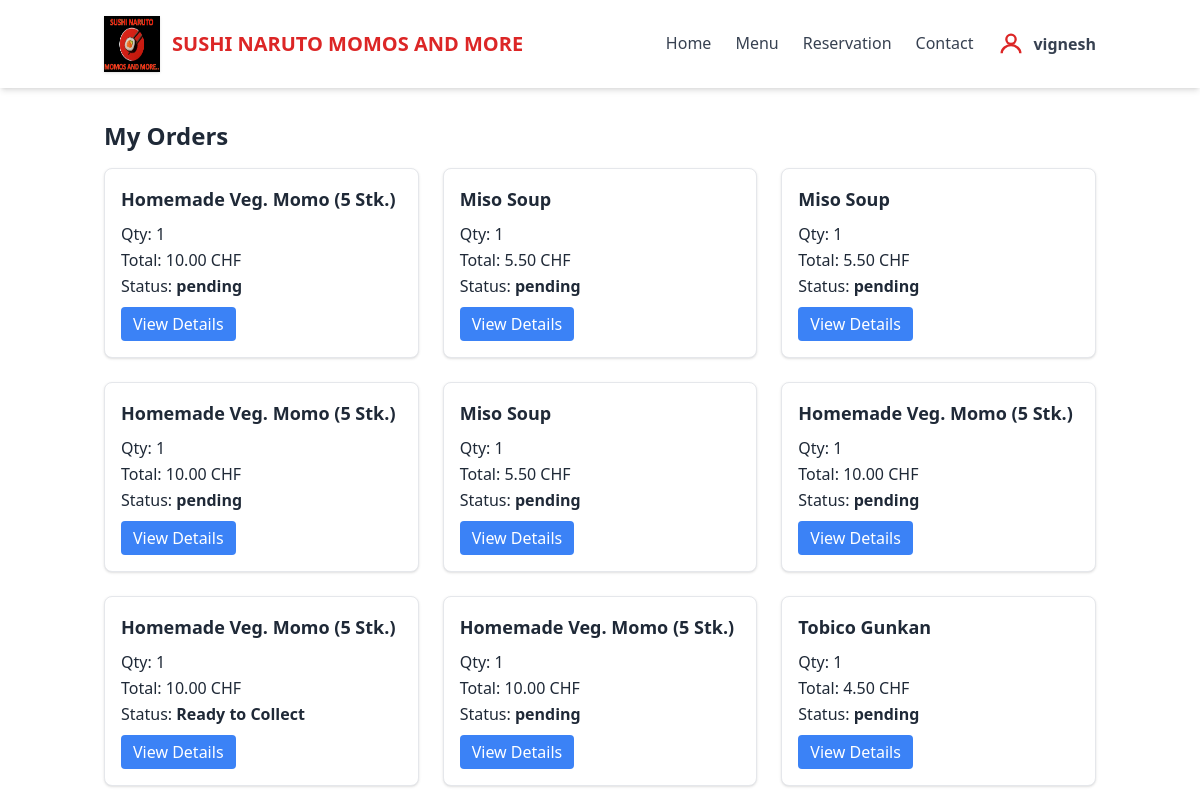
Page /order/cards/ (signed in, upper part) on the earlier database version.
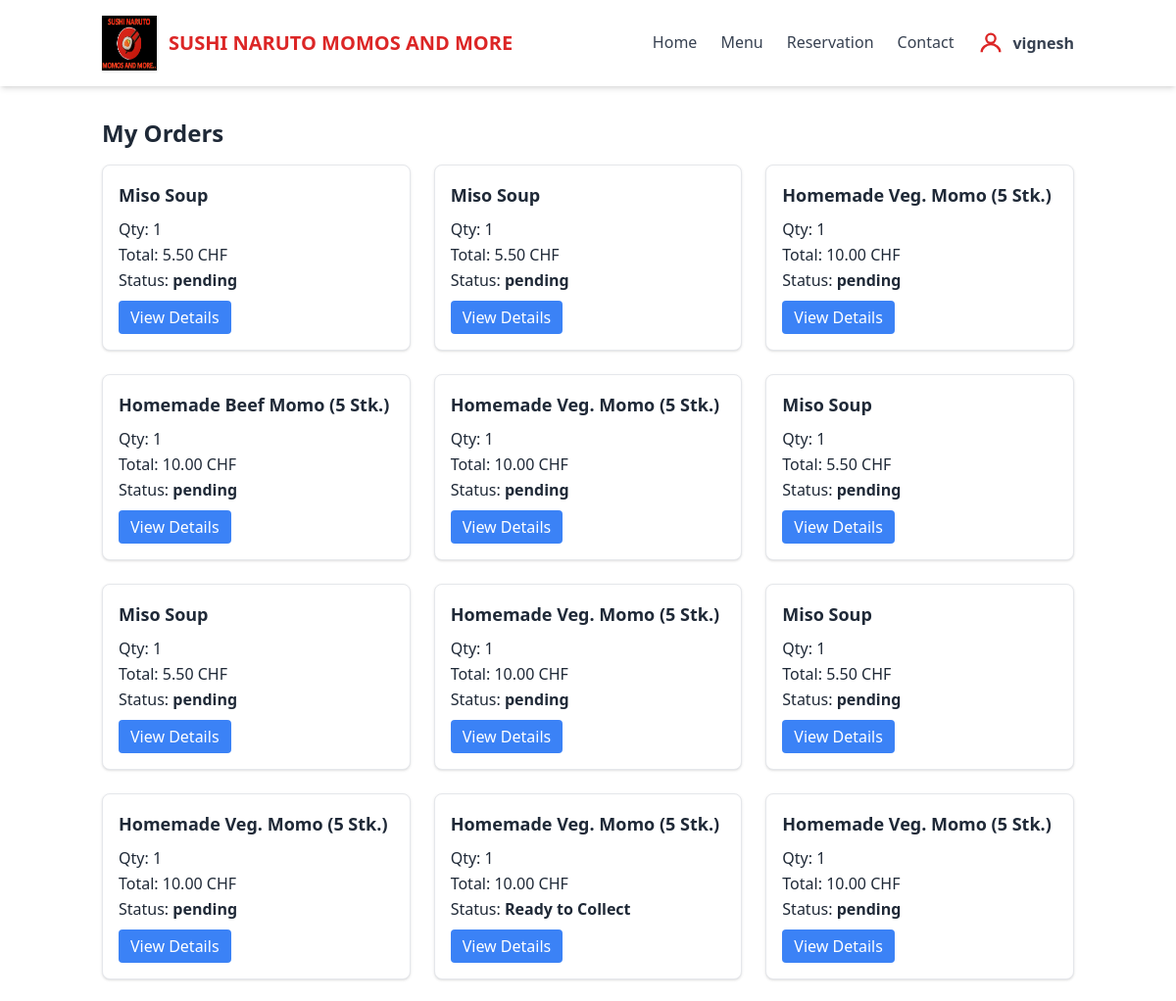
Same page on the later database version.
### sushi/models.py (models this page shows, shortened)
class Order(models.Model):
    ORDER_TYPE_CHOICES = [
        ('now', 'Order Now'),
        ('later', 'Order Later'),
    ]
    DELIVERY_CHOICES = [
        ('Click & Collect', 'Click & Collect (Free)'),
        ('Free', 'Free'),
        ('Livraison Express 3.5km', 'Livraison Express 3.5km'),
    ]
    item = models.CharField(max_length=200)
    price = models.DecimalField(max_digits=7, decimal_places=2)
    qty = models.PositiveIntegerField()
    order_type = models.CharField(max_length=10, choices=ORDER_TYPE_CHOICES)
    order_date = models.DateField(null=True, blank=True)
    order_time = models.TimeField(null=True, blank=True)
    email = models.EmailField()
    mobile = models.CharField(max_length=30)
    address = models.CharField(max_length=255)
    delivery = models.CharField(max_length=40, choices=DELIVERY_CHOICES)
    created_at = models.DateTimeField(default=timezone.now)
    status = models.CharField(max_length=30, default='pending')
    cancellation_reason = models.TextField(blank=True, null=True)

### sushi/views.py (the view)
# urls.py: path('order/cards/', views.order_card_list, name='order_card_list'),
@login_required
def order_card_list(request):
    orders = Order.objects.filter(email=request.user.email).order_by('-created_at')
    return render(request, 'order_card_list.html', {'orders': orders})

### sushi/templates/order_card_list.html (shortened to what this page needs)
{% extends "base.html" %}
{% block content %}
<h2 class="text-2xl font-bold mb-4">My Orders</h2>
<div class="grid grid-cols-1 md:grid-cols-2 lg:grid-cols-3 gap-6">
    {% for order in orders %}
    <div class="border rounded-lg shadow p-4 bg-white hover:shadow-lg transition">
        <h3 class="font-semibold text-lg mb-2">{{ order.item }}</h3>
        <p>Qty: {{ order.qty }}</p>
        <p>Total: {{ order.price|floatformat:2 }} CHF</p>
        <p>Status: <span class="font-semibold">{{ order.status }}</span></p>
        <a href="{% url 'order_card_detail' order.pk %}" class="mt-2 inline-block bg-blue-500 text-white px-3 py-1 rounded hover:bg-blue-600">View Details</a>
    </div>
    {% empty %}
    <p>No orders found.</p>
    {% endfor %}
</div>
{% endblock %}

Differences in the rows shown:
no longer on this page (row unchanged): Order: item "Tobico Gunkan", qty "1", price "4.50", status "pending"
added Order: item "Miso Soup", qty "1", price "5.50", status "pending"
added Order: item "Miso Soup", qty "1", price "5.50", status "pending"
added Order: item "Homemade Veg. Momo (5 Stk.)", qty "1", price "10.00", status "pending"
added Order: item "Homemade Beef Momo (5 Stk.)", qty "1", price "10.00", status "pending"
